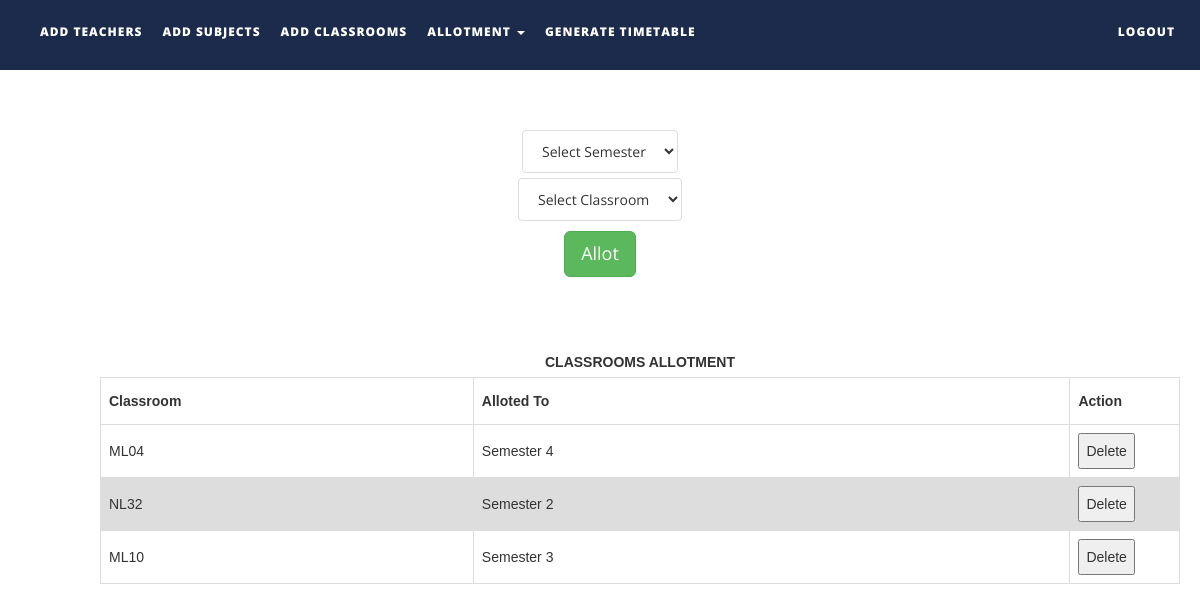
Screenshot of /allotclasses.php with the database file from the repository.
### tables this page shows
CREATE TABLE `classrooms` (
  `name` varchar(30) NOT NULL,
  `status` int(1) NOT NULL
);

### allotclasses.php (the view, shortened to what this page needs)
<!DOCTYPE html>
<html xmlns="http://www.w3.org/1999/xhtml">
<head>
    <link href="assets/css/bootstrap.css" rel="stylesheet"/>
    <link href="assets/css/font-awesome.min.css" rel="stylesheet"/>
    <link href="assets/css/flexslider.css" rel="stylesheet"/>
    <link href="assets/css/style.css" rel="stylesheet"/>
</head>
<body>
<div class="navbar navbar-inverse navbar-fixed-top " id="menu">
    <div class="container">
        <div class="navbar-collapse collapse move-me">
            <ul class="nav navbar-nav navbar-left">
                <li><a href="addteachers.php">ADD TEACHERS</a></li>
                <li><a href="addsubjects.php">ADD SUBJECTS</a></li>
                <li><a href="addclassrooms.php">ADD CLASSROOMS</a></li>
                <li class="dropdown"><a class="dropdown-toggle" data-toggle="dropdown" aria-expanded="false">ALLOTMENT
                        <span class="caret"></span></a>
                </li>
                <li><a href="generatetimetable.php">GENERATE TIMETABLE</a></li>
            </ul>
            <ul class="nav navbar-nav navbar-right">
                <li><a href="index.php">LOGOUT</a></li>
            </ul>
        </div>
    </div>
</div>
<br>
<form action="allotclasses.php" method="post" style="margin-top: 100px">
    <div align="center">
        <select name="semester" class="list-group-item">
            <option selected disabled>Select Semester</option>
        </select>
    </div>
    <div align="center" style="margin-top: 5px">
        <select name="in_class" class="list-group-item">
            <?php
            $q = mysqli_query(mysqli_connect("localhost", "root", "", "ttms"),
                "SELECT * FROM classrooms");
            $row_count = mysqli_num_rows($q);
            if ($row_count) {
                $mystring = '
             <option selected disabled>Select Classroom</option>';
                while ($row = mysqli_fetch_assoc($q)) {
                    if ($row['status'] != 0)
                        continue;
                    $mystring .= '<option value="' . $row['name'] . '">' . $row['name'] . '</option>';
                }
                echo $mystring;
            }
            ?>
        </select>
    </div>
    <div align="center" style="margin-top: 10px;">
        <button type="submit" class="btn btn-success btn-lg">Allot</button>
    </div>
</form>
<div align="center">
    <table id=allotedclassroomstable>
        <caption><strong>CLASSROOMS ALLOTMENT</strong></caption>
        <tr>
            <th width="250">Classroom</th>
            <th width="400">Alloted To</th>
            <th width="60">Action</th>
        </tr>
        <tbody>
        <?php
        $q = mysqli_query(mysqli_connect("localhost", "root", "", "ttms"),
            "SELECT * FROM classrooms ");
        $semesters = array('Semester 1', 'Semester 2', 'Semester 3', 'Semester 4', 'Semester 5', 'Semester 6', 'Semester 7', 'Semester 8');
        while ($row = mysqli_fetch_assoc($q)) {
            echo "<tr><td>{$row['name']}</td>
                    <td>{$semesters[$row['status']-1]}</td>
                <td><button>Delete</button></td>
                    </tr>\n";
        }
        ?>
        </tbody>
    </table>
</div>
</body>
</html>

### style.css (style rules this page uses)
#menu { background-color: rgba(28, 43, 75, 1); color: #fff; font-size: 12px; font-weight: 900; letter-spacing: 1px; min-height: 70px; }
.navbar-inverse { border-color: transparent; }
.navbar-inverse .navbar-nav > li > a, .navbar-inverse .navbar-nav > li > a:hover { color: #FFF; padding: 22px 10px; }

### allotclasses.php (style rules this page uses)
table { margin-top: 70px; margin-bottom: 50px; font-family: arial, sans-serif; border-collapse: collapse; margin-left: 80px; width: 90%; }
td, th { border: 1px solid #dddddd; text-align: left; padding: 8px; }
tr:nth-child(even) { background-color: #dddddd; }

### rows the page displays
classrooms: name "ML04", status "Semester 4"
classrooms: name "NL32", status "Semester 2"
classrooms: name "ML10", status "Semester 3"
